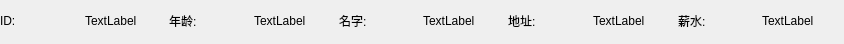
<?xml version="1.0" encoding="UTF-8"?>
<ui version="4.0">
 <class>itemform</class>
 <widget class="QMainWindow" name="itemform">
  <property name="geometry">
   <rect>
    <x>0</x>
    <y>0</y>
    <width>844</width>
    <height>44</height>
   </rect>
  </property>
  <property name="windowTitle">
   <string>MainWindow</string>
  </property>
  <widget class="QWidget" name="centralwidget">
   <widget class="QWidget" name="">
    <property name="geometry">
     <rect>
      <x>0</x>
      <y>0</y>
      <width>841</width>
      <height>41</height>
     </rect>
    </property>
    <layout class="QHBoxLayout" name="horizontalLayout">
     <item>
      <widget class="QLabel" name="label">
       <property name="text">
        <string>ID:</string>
       </property>
      </widget>
     </item>
     <item>
      <widget class="QLabel" name="idLabel">
       <property name="text">
        <string>TextLabel</string>
       </property>
      </widget>
     </item>
     <item>
      <widget class="QLabel" name="label_2">
       <property name="text">
        <string>年龄:</string>
       </property>
      </widget>
     </item>
     <item>
      <widget class="QLabel" name="ageLabel">
       <property name="text">
        <string>TextLabel</string>
       </property>
      </widget>
     </item>
     <item>
      <widget class="QLabel" name="label_3">
       <property name="text">
        <string>名字:</string>
       </property>
      </widget>
     </item>
     <item>
      <widget class="QLabel" name="nameLabel">
       <property name="text">
        <string>TextLabel</string>
       </property>
      </widget>
     </item>
     <item>
      <widget class="QLabel" name="label_4">
       <property name="text">
        <string>地址:</string>
       </property>
      </widget>
     </item>
     <item>
      <widget class="QLabel" name="addrLabel">
       <property name="text">
        <string>TextLabel</string>
       </property>
      </widget>
     </item>
     <item>
      <widget class="QLabel" name="label_5">
       <property name="text">
        <string>薪水:</string>
       </property>
      </widget>
     </item>
     <item>
      <widget class="QLabel" name="salaryLabel">
       <property name="sizePolicy">
        <sizepolicy hsizetype="Preferred" vsizetype="Preferred">
         <horstretch>0</horstretch>
         <verstretch>0</verstretch>
        </sizepolicy>
       </property>
       <property name="text">
        <string>TextLabel</string>
       </property>
      </widget>
     </item>
    </layout>
   </widget>
  </widget>
 </widget>
 <resources/>
 <connections/>
</ui>
